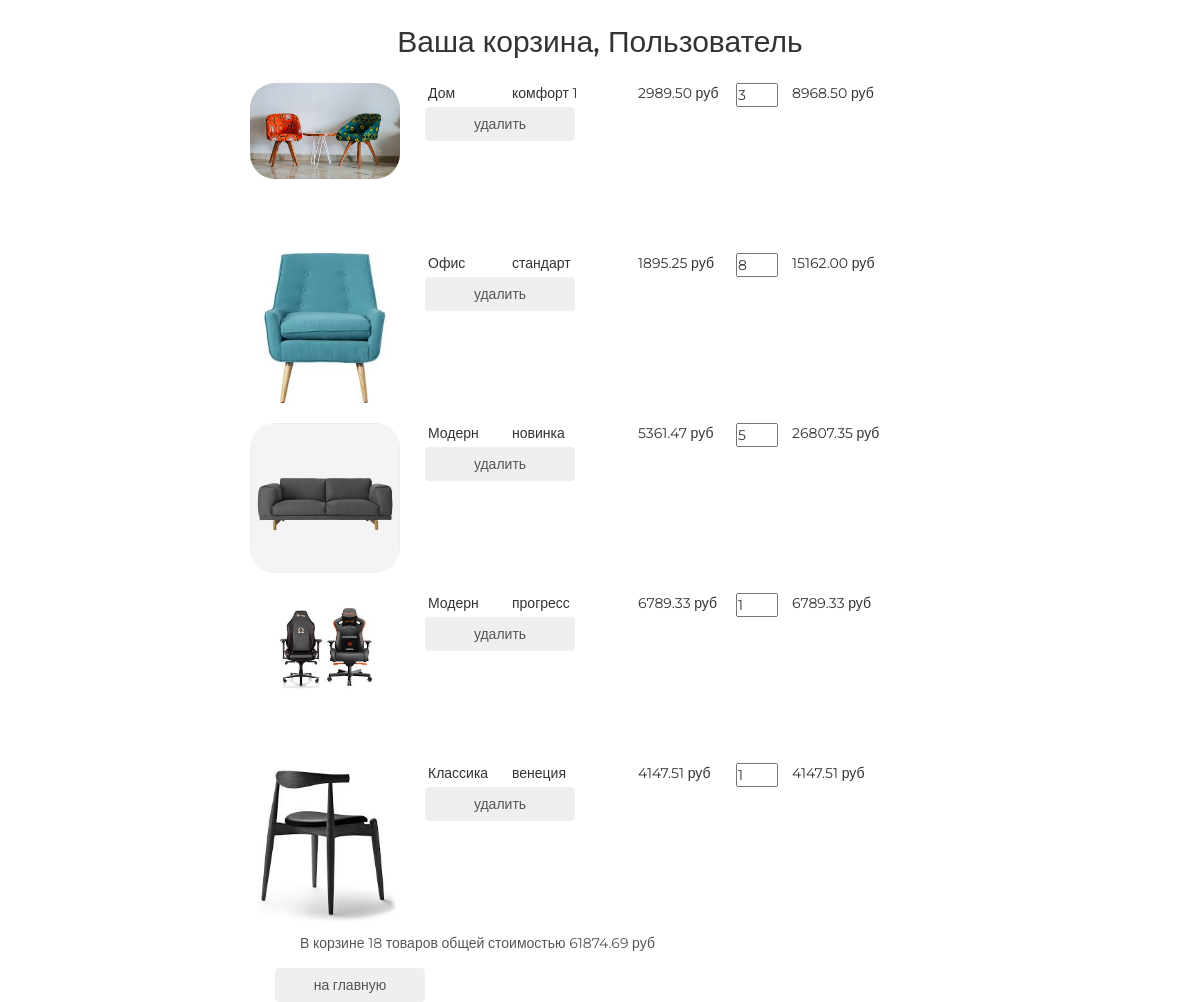
The page /basket/ (signed in) on the database its author committed.
### basketapp/models.py (models this page shows)
class Basket(models.Model):
    user = models.ForeignKey(settings.AUTH_USER_MODEL, on_delete=models.CASCADE, related_name='basket')
    product = models.ForeignKey(Product, on_delete=models.CASCADE)
    quantity = models.PositiveIntegerField(verbose_name='количество', default=0)
    add_datetime = models.DateTimeField(auto_now_add=True, verbose_name='время')
    @property
    def product_cost(self):
        return self.product.price * self.quantity
    @property
    def total_quantity(self):
        _items = Basket.objects.filter(user=self.user)
        _total_quantity = sum(list(map(lambda x: x.quantity, _items)))
        return _total_quantity
    @property
    def total_cost(self):
        _items = Basket.objects.filter(user=self.user)
        _total_cost = sum(list(map(lambda x: x.product_cost, _items)))
        return _total_cost

### mainapp/models.py (models this page shows, shortened)
class Product(models.Model):
    category = models.ForeignKey(ProductCategory, on_delete=models.CASCADE, verbose_name='категория')
    name = models.CharField(max_length=128, verbose_name='название')
    image = models.ImageField(upload_to='products_images', blank=True, verbose_name='картинка')
    short_desc = models.CharField(max_length=120, verbose_name='краткое описание', )
    description = models.TextField(verbose_name='описание', blank=True)
    price = models.DecimalField(max_digits=8, decimal_places=2, default=0, verbose_name='цена', )
    quantity = models.PositiveSmallIntegerField(default=0, verbose_name='количество на скалде')
    is_active = models.BooleanField(default=True, verbose_name='продукт активен')

class ProductCategory(models.Model):
    name = models.CharField(max_length=64, unique=True, verbose_name='имя')
    description = models.TextField(verbose_name='описание')
    is_active = models.BooleanField(default=True, verbose_name='активна')

### authapp/models.py (models this page shows, shortened)
class ShopUser(AbstractUser):
    avatar = models.ImageField(upload_to='users_avatar', blank=True, verbose_name='аватар')
    age = models.PositiveSmallIntegerField(verbose_name='возраст')
    activation_key = models.CharField(max_length=128, blank=True)
    activation_key_expires = models.DateTimeField(default=(now() + timedelta(hours=48)))

### basketapp/views.py (the view)
# urls.py: path('', basketapp.basket, name='view'),
@login_required
def basket(request):
    title = 'корзина'
    basket_items = Basket.objects.filter(user=request.user).order_by('product__category')
    content = {'title': title, 'basket_items': basket_items}
    return render(request, 'basketapp/basket.html', content)

### mainapp/context_processors.py (called while the page is built)
def basket(request):
    basket_item = []
    if request.user.is_authenticated:
        basket_item = Basket.objects.filter(user=request.user)
    return {'basket': basket_item}

### basketapp/templates/basketapp/basket.html
{% extends 'basketapp/base.html' %}
{% load static %}
{% block content %}
    <div class="basket_list">
    {% include 'basketapp/includes/inc_basket_list.html' %}
    </div>
        <button class="btn btn-round">
            <a href="{% url 'main' %}">на главную</a>
        </button>
{% endblock %}

### basketapp/templates/basketapp/includes/inc_basket_list.html
{% for item in basket_items %}
    <div class="basket_record">
        <img src="/media/{{ item.product.image }}" alt="{{ item.product.short_desc }}">
        <span class="category_name">{{ item.product.category.name }}</span>
        <span class="product_name">{{ item.product.name }}</span>
        <span class="product_price">{{ item.product.price }}&nbsp;руб</span>
        <input type="number" name="{{ item.pk }}" min="0" value="{{ item.quantity }}">
        <span class="product_cost">{{ item.product_cost }}&nbsp;руб</span>
        <button class="btn btn-round button-remove" data-pk="{{ item.pk }}">
            <a href="#" class="">
                удалить
            </a>
        </button>
    </div>
{% endfor %}
{% if basket_items %}
    <div class="basket_summary">
        В корзине {{ basket_items.0.total_quantity }} товаров общей стоимостью
        {{ basket_items.0.total_cost }} руб
    </div>
{% endif %}

### static/css/style.css (style rules this page uses)
* { margin: 0; padding: 0; }
body { font-family: 'Montserrat', sans-serif; }
html, body { height: 100%; }
.basket_list input[type="number"] { width: 3em; position: relative; display: block; float: left; }
.basket_list span.category_name { margin-left: 2em; width: 5em; position: relative; display: block; float: left; }
.basket_list span.product_name { margin-left: 1em; width: 8em; position: relative; display: block; float: left; }
.basket_list span.product_price { margin-left: 1em; width: 7em; position: relative; display: block; float: left; }
.basket_list span.product_cost { margin-left: 1em; width: 7em; position: relative; display: block; float: left; }
.basket_list .basket_record { position: relative; display: block; height: 170px; float: none; }
.basket_container button { margin-left: 25px; width: 150px; display: block; float: left; }
.basket_container button a { text-decoration: none; color: #555; }
.basket_container img { display: block; float: left; width: 150px; border-radius: 25px; }
.basket_container .basket_summary { display: block; margin-left: 50px; margin-bottom: 15px; color: #555; }

### rows shown on the page
Basket: product.image (picture), product.category.name "Дом", product.name "комфорт 1", product.price "2989.50", quantity "3", product_cost "8968.50", user+quantity "18", user+product+quantity "61874.69"
Basket: product.image (picture), product.category.name "Офис", product.name "стандарт", product.price "1895.25", quantity "8", product_cost "15162.00"
Basket: product.image (picture), product.category.name "Модерн", product.name "новинка", product.price "5361.47", quantity "5", product_cost "26807.35"
Basket: product.image (picture), product.category.name "Модерн", product.name "прогресс", product.price "6789.33", quantity "1", product_cost "6789.33"
Basket: product.image (picture), product.category.name "Классика", product.name "венеция", product.price "4147.51", quantity "1", product_cost "4147.51"
